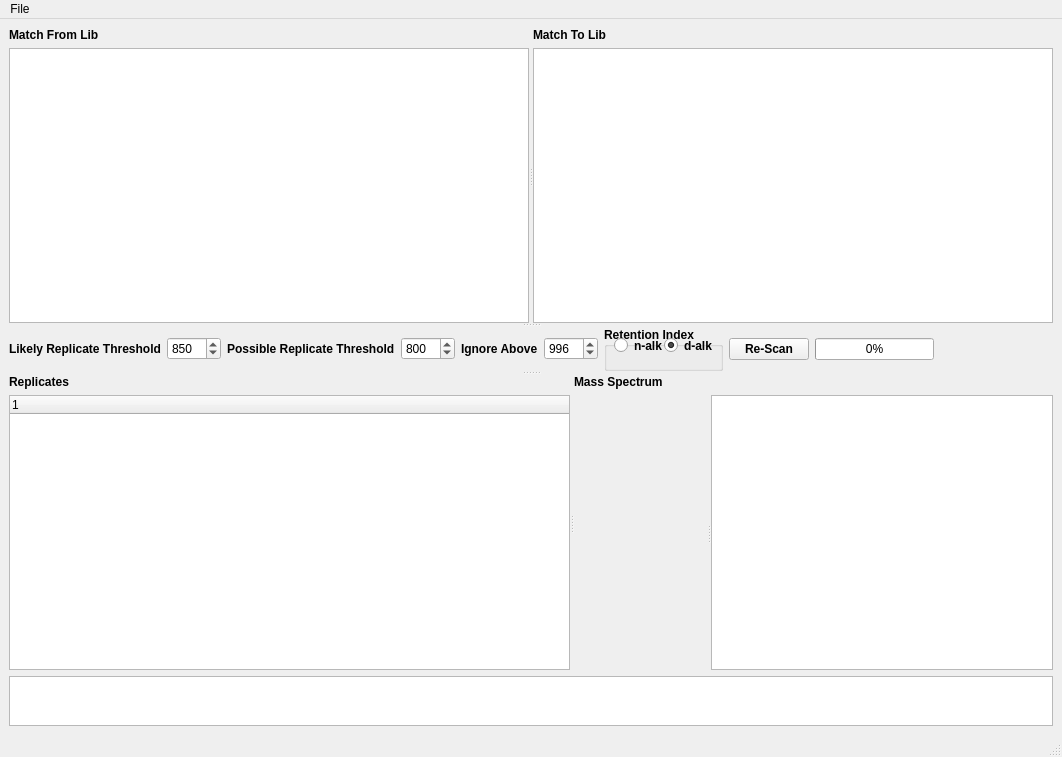
<?xml version="1.0" encoding="UTF-8"?>
<ui version="4.0">
 <class>MainWindow</class>
 <widget class="QMainWindow" name="MainWindow">
  <property name="geometry">
   <rect>
    <x>0</x>
    <y>0</y>
    <width>1062</width>
    <height>757</height>
   </rect>
  </property>
  <property name="windowTitle">
   <string>MS Library Replicate Manager</string>
  </property>
  <widget class="QWidget" name="centralwidget">
   <layout class="QGridLayout" name="gridLayout">
    <item row="0" column="0">
     <widget class="QSplitter" name="splitter_4">
      <property name="sizePolicy">
       <sizepolicy hsizetype="Expanding" vsizetype="Expanding">
        <horstretch>0</horstretch>
        <verstretch>0</verstretch>
       </sizepolicy>
      </property>
      <property name="orientation">
       <enum>Qt::Vertical</enum>
      </property>
      <widget class="QSplitter" name="splitter">
       <property name="sizePolicy">
        <sizepolicy hsizetype="Expanding" vsizetype="Expanding">
         <horstretch>0</horstretch>
         <verstretch>0</verstretch>
        </sizepolicy>
       </property>
       <property name="orientation">
        <enum>Qt::Horizontal</enum>
       </property>
       <widget class="QWidget" name="layoutWidget">
        <layout class="QVBoxLayout" name="verticalLayout">
         <item>
          <widget class="QLabel" name="label">
           <property name="font">
            <font>
             <weight>75</weight>
             <bold>true</bold>
            </font>
           </property>
           <property name="text">
            <string>Match From Lib</string>
           </property>
          </widget>
         </item>
         <item>
          <widget class="QTableWidget" name="fromTable">
           <property name="enabled">
            <bool>true</bool>
           </property>
           <property name="editTriggers">
            <set>QAbstractItemView::NoEditTriggers</set>
           </property>
           <property name="selectionMode">
            <enum>QAbstractItemView::SingleSelection</enum>
           </property>
           <property name="selectionBehavior">
            <enum>QAbstractItemView::SelectRows</enum>
           </property>
          </widget>
         </item>
        </layout>
       </widget>
       <widget class="QWidget" name="layoutWidget">
        <layout class="QVBoxLayout" name="verticalLayout_2">
         <item>
          <widget class="QLabel" name="label_2">
           <property name="font">
            <font>
             <weight>75</weight>
             <bold>true</bold>
            </font>
           </property>
           <property name="text">
            <string>Match To Lib</string>
           </property>
          </widget>
         </item>
         <item>
          <widget class="QTableWidget" name="toTable">
           <property name="enabled">
            <bool>true</bool>
           </property>
           <property name="editTriggers">
            <set>QAbstractItemView::NoEditTriggers</set>
           </property>
           <property name="selectionMode">
            <enum>QAbstractItemView::SingleSelection</enum>
           </property>
           <property name="selectionBehavior">
            <enum>QAbstractItemView::SelectRows</enum>
           </property>
          </widget>
         </item>
        </layout>
       </widget>
      </widget>
      <widget class="QWidget" name="layoutWidget">
       <layout class="QHBoxLayout" name="horizontalLayout_4">
        <item>
         <layout class="QHBoxLayout" name="horizontalLayout">
          <item>
           <widget class="QLabel" name="label_4">
            <property name="font">
             <font>
              <weight>75</weight>
              <bold>true</bold>
             </font>
            </property>
            <property name="text">
             <string>Likely Replicate Threshold</string>
            </property>
           </widget>
          </item>
          <item>
           <widget class="QSpinBox" name="likelyThreshSB">
            <property name="sizePolicy">
             <sizepolicy hsizetype="Maximum" vsizetype="Fixed">
              <horstretch>0</horstretch>
              <verstretch>0</verstretch>
             </sizepolicy>
            </property>
            <property name="maximum">
             <number>1000</number>
            </property>
            <property name="value">
             <number>850</number>
            </property>
           </widget>
          </item>
         </layout>
        </item>
        <item>
         <layout class="QHBoxLayout" name="horizontalLayout_3">
          <item>
           <widget class="QLabel" name="label_6">
            <property name="font">
             <font>
              <weight>75</weight>
              <bold>true</bold>
             </font>
            </property>
            <property name="text">
             <string>Possible Replicate Threshold</string>
            </property>
           </widget>
          </item>
          <item>
           <widget class="QSpinBox" name="possibleThreshSB">
            <property name="sizePolicy">
             <sizepolicy hsizetype="Maximum" vsizetype="Fixed">
              <horstretch>0</horstretch>
              <verstretch>0</verstretch>
             </sizepolicy>
            </property>
            <property name="maximum">
             <number>1000</number>
            </property>
            <property name="value">
             <number>800</number>
            </property>
           </widget>
          </item>
          <item>
           <widget class="QLabel" name="label_7">
            <property name="font">
             <font>
              <weight>75</weight>
              <bold>true</bold>
             </font>
            </property>
            <property name="text">
             <string>Ignore Above</string>
            </property>
           </widget>
          </item>
          <item>
           <widget class="QSpinBox" name="ignoreAboveSB">
            <property name="maximum">
             <number>1000</number>
            </property>
            <property name="value">
             <number>996</number>
            </property>
           </widget>
          </item>
          <item>
           <widget class="QGroupBox" name="groupBox">
            <property name="sizePolicy">
             <sizepolicy hsizetype="Expanding" vsizetype="Preferred">
              <horstretch>0</horstretch>
              <verstretch>0</verstretch>
             </sizepolicy>
            </property>
            <property name="font">
             <font>
              <weight>75</weight>
              <bold>true</bold>
             </font>
            </property>
            <property name="title">
             <string>Retention Index</string>
            </property>
            <widget class="QRadioButton" name="RBnalk">
             <property name="geometry">
              <rect>
               <x>10</x>
               <y>10</y>
               <width>51</width>
               <height>17</height>
              </rect>
             </property>
             <property name="text">
              <string>n-alk</string>
             </property>
            </widget>
            <widget class="QRadioButton" name="radioButton_2">
             <property name="geometry">
              <rect>
               <x>60</x>
               <y>10</y>
               <width>61</width>
               <height>17</height>
              </rect>
             </property>
             <property name="text">
              <string>d-alk</string>
             </property>
             <property name="checked">
              <bool>true</bool>
             </property>
            </widget>
           </widget>
          </item>
          <item>
           <widget class="QPushButton" name="doReScan">
            <property name="font">
             <font>
              <weight>75</weight>
              <bold>true</bold>
             </font>
            </property>
            <property name="text">
             <string>Re-Scan</string>
            </property>
           </widget>
          </item>
         </layout>
        </item>
        <item>
         <widget class="QProgressBar" name="progressBar">
          <property name="value">
           <number>0</number>
          </property>
         </widget>
        </item>
        <item>
         <spacer name="horizontalSpacer">
          <property name="orientation">
           <enum>Qt::Horizontal</enum>
          </property>
          <property name="sizeHint" stdset="0">
           <size>
            <width>40</width>
            <height>20</height>
           </size>
          </property>
         </spacer>
        </item>
       </layout>
      </widget>
      <widget class="QSplitter" name="splitter_3">
       <property name="orientation">
        <enum>Qt::Horizontal</enum>
       </property>
       <widget class="QWidget" name="layoutWidget">
        <layout class="QVBoxLayout" name="verticalLayout_3">
         <item>
          <widget class="QLabel" name="label_3">
           <property name="font">
            <font>
             <weight>75</weight>
             <bold>true</bold>
            </font>
           </property>
           <property name="text">
            <string>Replicates</string>
           </property>
          </widget>
         </item>
         <item>
          <widget class="QTreeWidget" name="repTable">
           <property name="minimumSize">
            <size>
             <width>300</width>
             <height>0</height>
            </size>
           </property>
           <property name="selectionBehavior">
            <enum>QAbstractItemView::SelectItems</enum>
           </property>
           <column>
            <property name="text">
             <string notr="true">1</string>
            </property>
           </column>
          </widget>
         </item>
        </layout>
       </widget>
       <widget class="QWidget" name="layoutWidget">
        <layout class="QVBoxLayout" name="verticalLayout_4">
         <item>
          <widget class="QLabel" name="label_5">
           <property name="font">
            <font>
             <weight>75</weight>
             <bold>true</bold>
            </font>
           </property>
           <property name="text">
            <string>Mass Spectrum</string>
           </property>
          </widget>
         </item>
         <item>
          <widget class="QSplitter" name="splitter_2">
           <property name="sizePolicy">
            <sizepolicy hsizetype="Expanding" vsizetype="Expanding">
             <horstretch>0</horstretch>
             <verstretch>0</verstretch>
            </sizepolicy>
           </property>
           <property name="orientation">
            <enum>Qt::Horizontal</enum>
           </property>
           <widget class="MatplotlibWidget" name="compoundMS"/>
           <widget class="QTextEdit" name="compoundTags">
            <property name="enabled">
             <bool>true</bool>
            </property>
            <property name="readOnly">
             <bool>true</bool>
            </property>
           </widget>
          </widget>
         </item>
         <item>
          <layout class="QHBoxLayout" name="navBarLayout"/>
         </item>
        </layout>
       </widget>
      </widget>
     </widget>
    </item>
    <item row="1" column="0">
     <widget class="QPlainTextEdit" name="statusText">
      <property name="sizePolicy">
       <sizepolicy hsizetype="Expanding" vsizetype="Maximum">
        <horstretch>0</horstretch>
        <verstretch>0</verstretch>
       </sizepolicy>
      </property>
      <property name="maximumSize">
       <size>
        <width>16777215</width>
        <height>50</height>
       </size>
      </property>
     </widget>
    </item>
   </layout>
  </widget>
  <widget class="QMenuBar" name="menubar">
   <property name="geometry">
    <rect>
     <x>0</x>
     <y>0</y>
     <width>1062</width>
     <height>21</height>
    </rect>
   </property>
   <widget class="QMenu" name="menuFile">
    <property name="title">
     <string>File</string>
    </property>
    <addaction name="actionOpen_From_Library"/>
    <addaction name="actionOpen_To_Library"/>
    <addaction name="actionCreate_Main_Library"/>
    <addaction name="actionCreate_Rep_Library"/>
    <addaction name="separator"/>
    <addaction name="actionQuit"/>
   </widget>
   <addaction name="menuFile"/>
  </widget>
  <widget class="QStatusBar" name="statusbar"/>
  <action name="actionOpen_From_Library">
   <property name="text">
    <string>Open &quot;From&quot; Library..</string>
   </property>
  </action>
  <action name="actionOpen_To_Library">
   <property name="text">
    <string>Open &quot;To&quot; Library...</string>
   </property>
  </action>
  <action name="actionCreate_Main_Library">
   <property name="text">
    <string>Create Main Library...</string>
   </property>
  </action>
  <action name="actionCreate_Rep_Library">
   <property name="text">
    <string>Create Rep Library...</string>
   </property>
  </action>
  <action name="actionQuit">
   <property name="text">
    <string>Quit</string>
   </property>
  </action>
 </widget>
 <customwidgets>
  <customwidget>
   <class>MatplotlibWidget</class>
   <extends>QWidget</extends>
   <header>matplotlibwidget</header>
  </customwidget>
 </customwidgets>
 <resources/>
 <connections/>
</ui>
